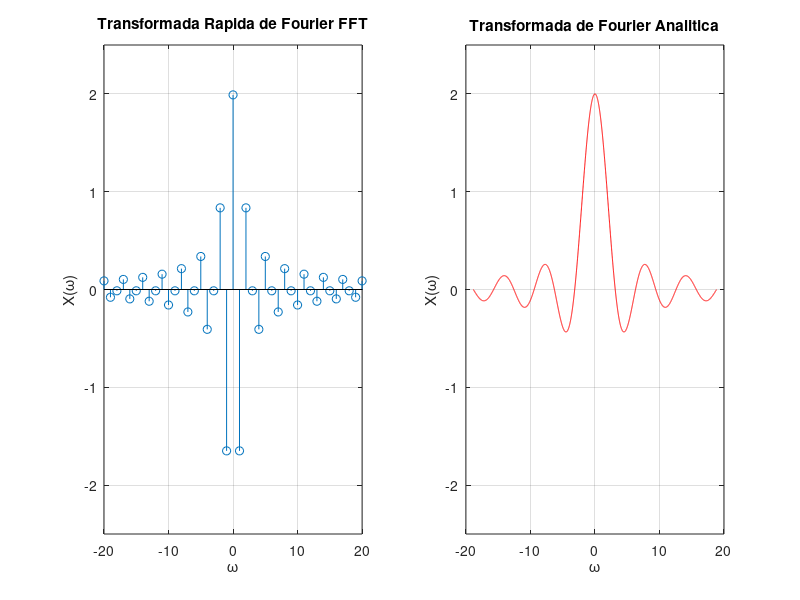

Write the MATLAB code that produced this figure.
#Definicion de pulso rectangular
Fs = 100;
a = 1;
t = -3:1/Fs:3;
s1 = (t>-a)&(t<a);
L = length(s1);
omega = t*Fs;
#Transformada rapida de Fourier
X = fft(s1)/Fs;
#Solucion Analitica
sa=inline('(sin(x))./(x)','x'); 
#Graficas
#Grafica FFT
subplot(1,2,1);
stem(omega,fftshift(X));axis([-20 20 -2.5 2.5]);
title('Transformada Rapida de Fourier FFT');xlabel('\omega');ylabel('X(\omega)');grid;
#Grafica Solucion analitica
omega1 = [-6*pi:1/Fs:6*pi];
subplot(1,2,2);
plot(omega1,2*a*sa(a*omega1),'-r');axis([-20 20 -2.5 2.5]);
title('Transformada de Fourier Analitica'); grid;xlabel('\omega');ylabel('X(\omega)');

